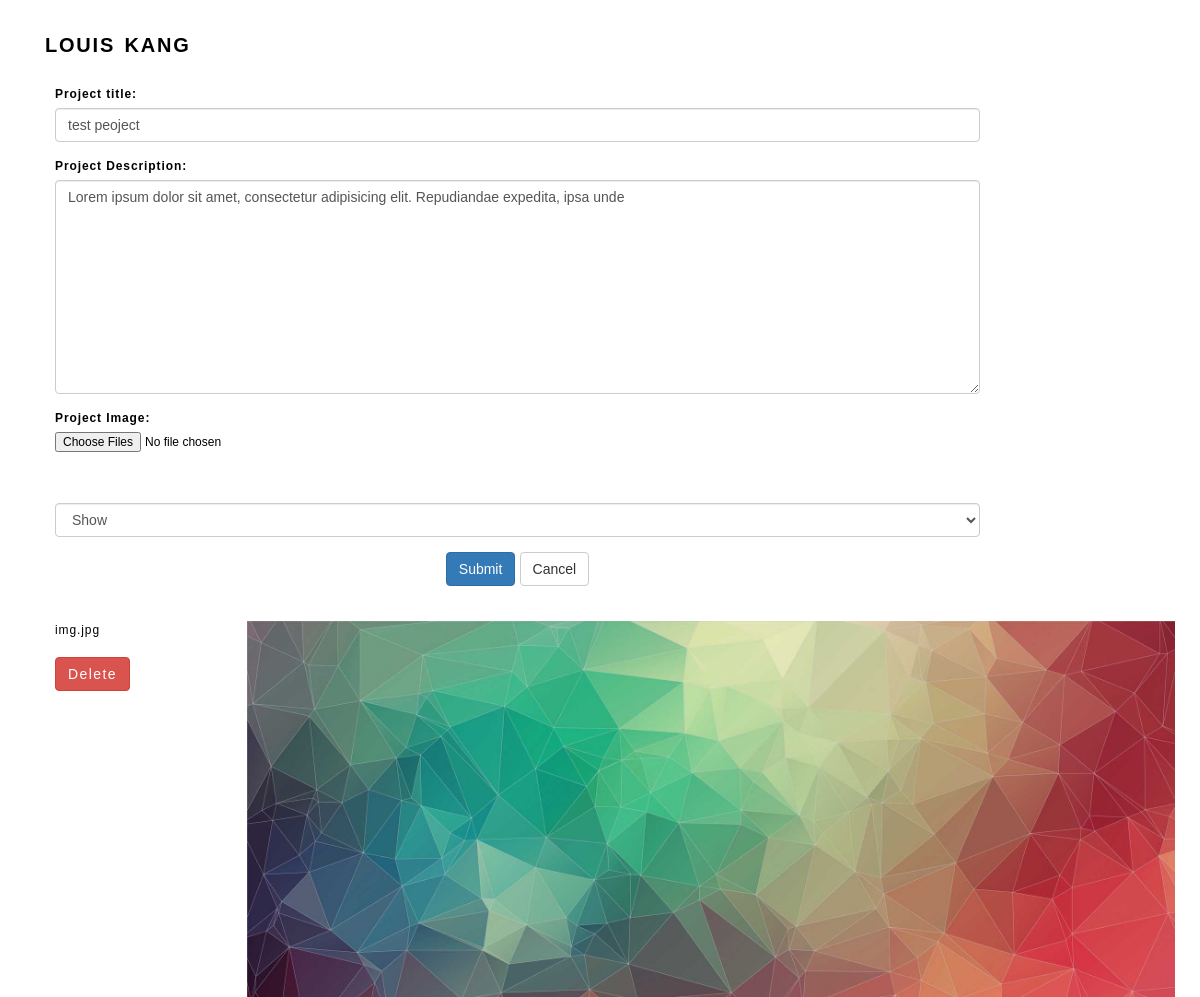
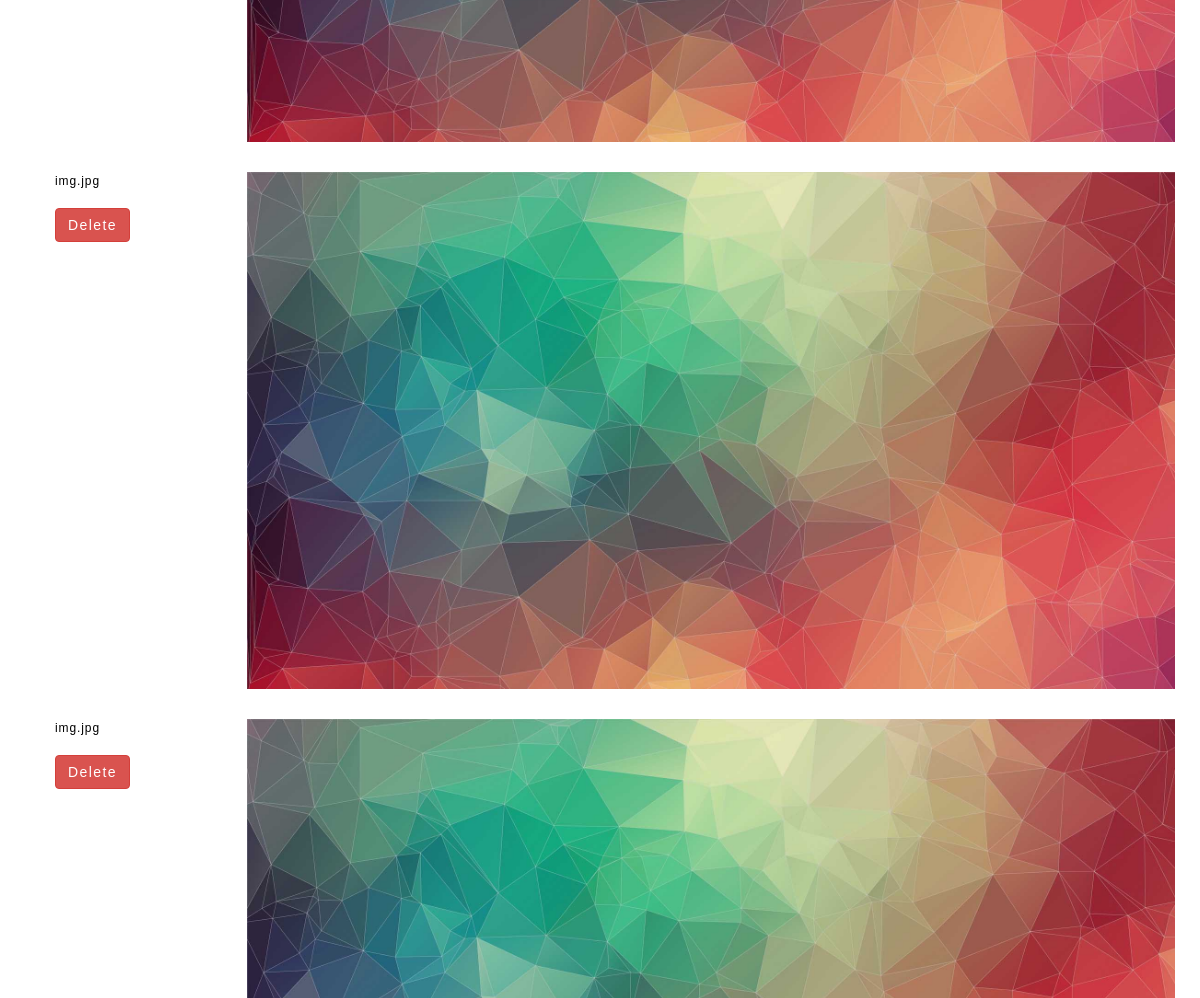
/admin/add-edit-projects.php?action=editP&id=1 (upper part), run on an earlier commit of the app's database (2 pictures, top to bottom).
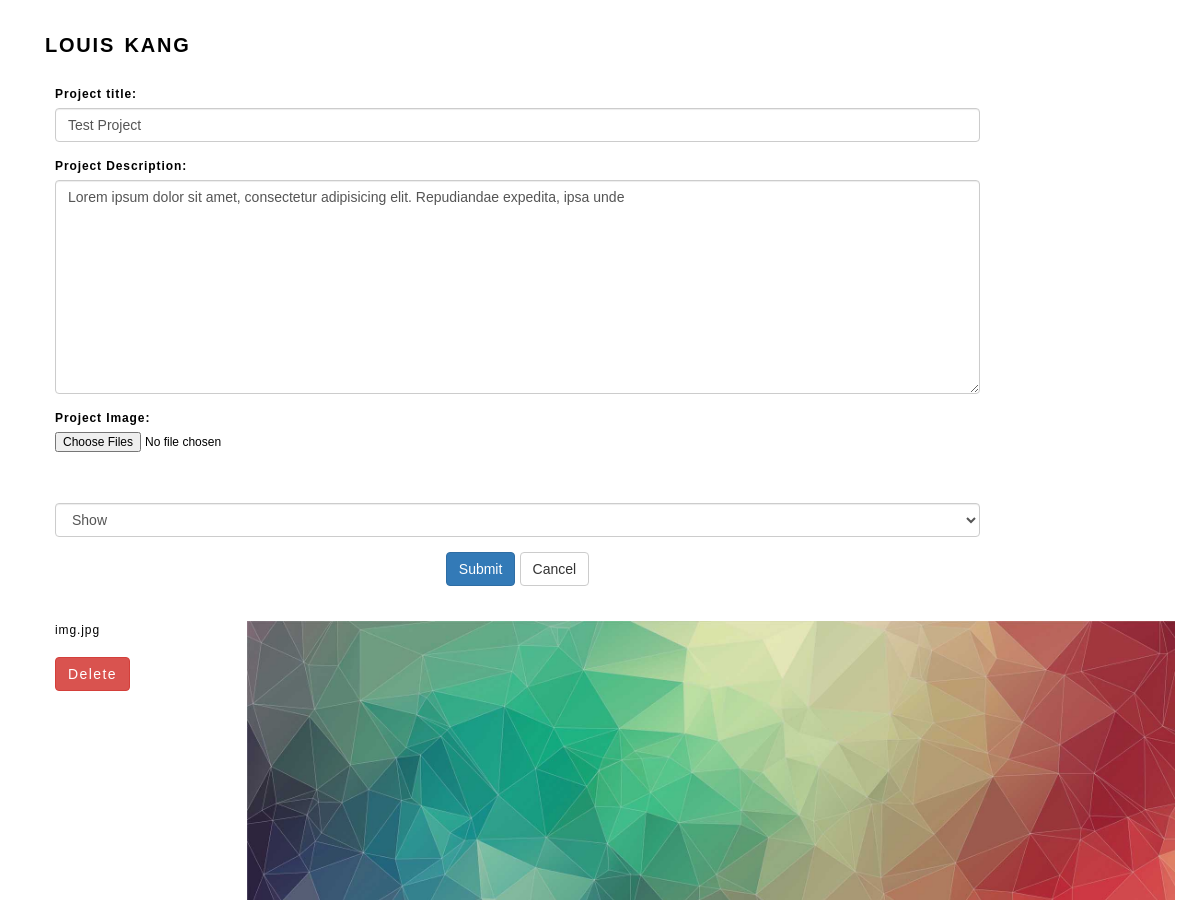
And on a later commit of the database.
### tables this page shows
CREATE TABLE projects_desc (
	ID INT AUTO_INCREMENT,
	project_title VARCHAR(200),
	project_description VARCHAR(1000),
	project_img VARCHAR(200),
	active boolean,
	updated TIMESTAMP DEFAULT CURRENT_TIMESTAMP ON UPDATE CURRENT_TIMESTAMP,
	PRIMARY KEY ( ID )
);

CREATE TABLE projects_images (
	ID INT AUTO_INCREMENT,
	project_id INT,
	image_src VARCHAR(100),
	updated TIMESTAMP DEFAULT CURRENT_TIMESTAMP ON UPDATE CURRENT_TIMESTAMP,
	PRIMARY KEY ( ID ),
	FOREIGN KEY (project_id) REFERENCES projects_desc(ID)

);

### admin/add-edit-projects.php (the view, shortened to what this page needs)
<?php include_once "header.php" ;?>
<?php
	$id = 0;
	$project_title = $project_desc = $project_enable = $image_src[] = "";
	 $active= 1;
	if (isset($_GET["id"])) {
			$id = intval($_GET["id"]);
	}
	if(isset($_GET['action']) && $_GET['action']=='editP'){
		$sql="SELECT  * FROM  projects_desc WHERE ID = $id;";
		$result= $db->query($sql);
		if($result->num_rows > 0){
			  while($row = $result->fetch_assoc()) {
			  	$project_title = $row['project_title'];
			  	$project_desc = $row['project_description'];
			  }
		}
	}
?>
	<div class="page-contents content-padding">
		<div class="row">
			<div class="col-sm-10">
				<div id="add-proj-div" class="form-border">
					<form role="form" method="post" action="" enctype="multipart/form-data">
						 <div class="form-group">
						    <label for="title">Project title:</label>
						    <input type="text" required class="form-control" id="title" name="title" value="<?php echo $project_title; ?>">
						  </div>
						  <div class="form-group">
							    <label for="desc">Project Description:</label>
							    <textarea class="form-control" required  name="desc" id="desc" rows="10" maxlength="1000"><?php echo $project_desc ;?></textarea>
						  </div>
						  <div class="form-group">
							    <label for="proj">Project Image:</label>
								<input type="file" class="" required name="projFiles[]" id="projFiles" multiple >
									<br />
						 </div>
						 <div class="form-group">
						 	<select name="active" id="active" class="form-control">
						 		<option value="1" <?php if($active===1) echo 'selected'; ?>>Show</option>
						 	</select>
						 </div>
						<div class="form-group">
								<div class="center"><input type="submit" value="Submit" name="submit"  class="btn btn-primary"/>
									<button type="button" class="btn btn-default" onclick="window.location='add-projects.php'">Cancel</button>
								</div>
						</div>
					</form>
				</div>
			</div>
		</div>
			<div class="form-border">
			<?php
			$sql="SELECT  * FROM  projects_images WHERE project_id = $id;";
				$result= $db->query($sql);
					if($result->num_rows > 0){
					 while($row = $result->fetch_assoc()) {
					 	if ( $row['image_src'] != "") { ?>
					 	<div class="row">
						<div class="col-sm-2"><?php echo $row['image_src']; ?><br /><br/> <a  class="btn btn-danger" role="button" href="?action=editP&amp;id=<?php echo $id; ?>&amp;imgId=<?php echo $row['ID']; ?>">Delete</a> </div>
						<div class="col-sm-10">
								<div class="project-img"><img src="<?php echo PROJECT_IMG_LOCATION.$row['image_src']; ?>" alt=""></div>
							</div>
						</div>
								<div class="space"></div>
				<?php 	}
					  }
					}
			 ?>
			</div>
	</div>
 <?php include_once "footer.php" ; ?>

What changed in the data, as far as the page shows it:
no longer on this page (row edited): projects_images: image_src "img.jpg", image_src (picture)
no longer on this page (row edited): projects_images: image_src "img.jpg", image_src (picture)
changed projects_desc: title "test peoject" → "Test Project"
